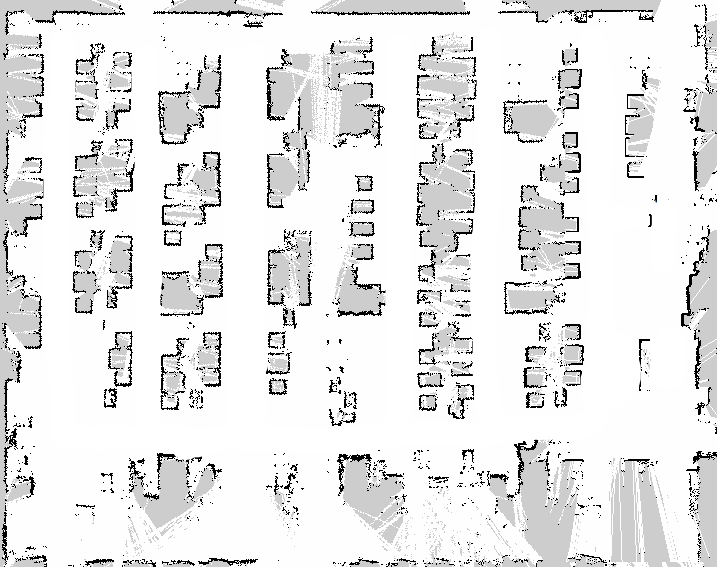
%> input picture real_map.png, 717 x 567 px
$ octave get_map.m   (GNU Octave 9; MATLAB toolbox functions it lacks are replaced by stand-ins)
%> lines starting %> are read from the running program, lines starting %| are printed output that depends on the picture; in (x1, y1, x2, y2) boxes, pixels count from 0 and x2, y2 are one past the last pixel; in counts of white or black regions, pixels touching at a corner belong together; the program's own positions count from 1
A=imread('real_map.png');
%> A is the input picture: size 567x717x3 uint8; mean R, G, B 230.9, 230.9, 230.9
B = imresize(A, 0.5);
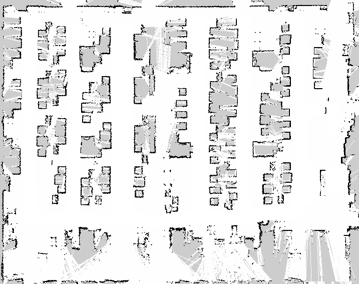
%> B: size 284x359x3 uint8; mean R, G, B 230.6, 230.6, 230.6
br_init=rgb2gray(B);%轉成灰階圖
br=rgb2gray(B);%轉成灰階圖
[m,n]=size(br);
%> m = 284; n = 359

 for i=1:1:m
    for j=1:1:n
       if br(i,j)<220
         br(i,j)=0;
       else
         br(i,j)=255;
       end
    end
 end
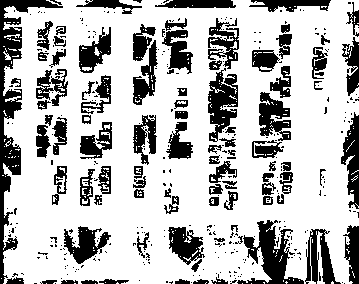
%> br: size 284x359 uint8; 72.9% white; 378 black regions (285 under 20 px), largest, box (x1, y1, x2, y2) and area: (0, 0, 63, 284) 3263, (237, 220, 304, 284) 1692, (208, 68, 238, 142) 1269

 imshow(br_init);
 figure;
  imshow(br);


fid=fopen('real_map.txt','wt'); %寫入的檔案，各函式後面有說明

 for i=1:1:m
    for j=1:1:n
       if j==n
         fprintf(fid,'%g\n',br(i,j));
       else
        fprintf(fid,'%g ',br(i,j));
       end
    end
 end
fclose(fid);

$ run again, with factory_map.png copied over real_map.png
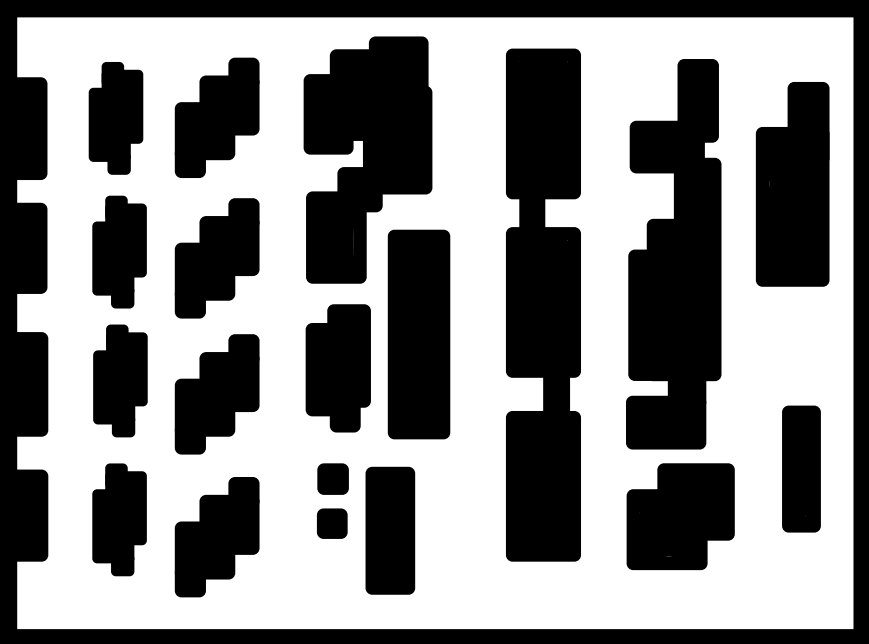
%> input picture factory_map.png, 869 x 644 px
%> A is the input picture: size 644x869x3 uint8; min 0, max 255, mean 140.5
%> `B = imresize(A, 0.5);`:
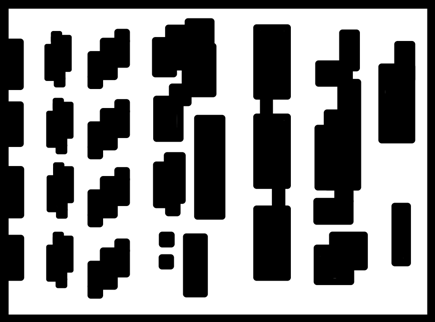
%> B: size 322x435x3 uint8; min 0, max 255, mean 140.5
%> after the loop `for i=1:1:m`:
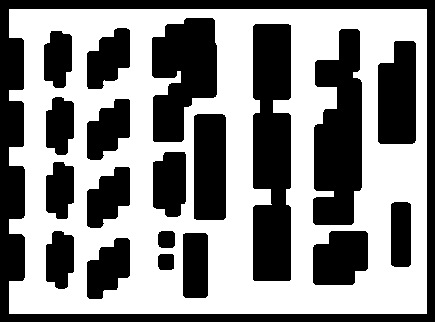
%> br: size 322x435 uint8; 53.5% white; 20 black regions, largest, box (x1, y1, x2, y2) and area: (0, 0, 435, 322) 15623, (253, 24, 291, 281) 9045, (313, 29, 362, 225) 7412

$ run again, with slam_map.png copied over real_map.png
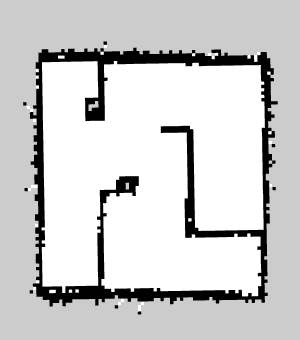
%> input picture slam_map.png, 300 x 340 px
%> `B = imresize(A, 0.5);`:
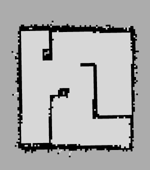
%> B: size 170x150 uint8; min 0, max 231, mean 173.2
%> after the loop `for i=1:1:m`:
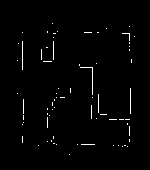
%> br: size 170x150 uint8; 1.4% white in thin lines or dots, all inside (x1, y1, x2, y2) = (17, 23, 135, 155)
